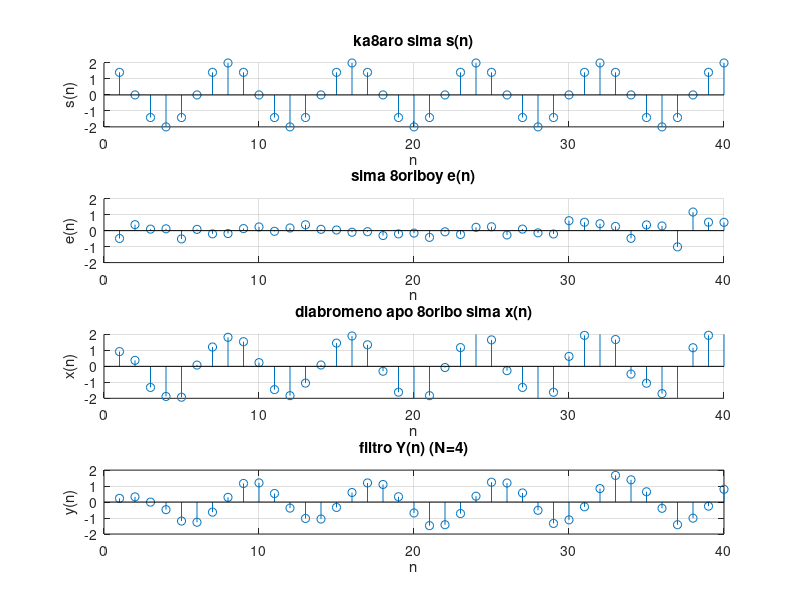
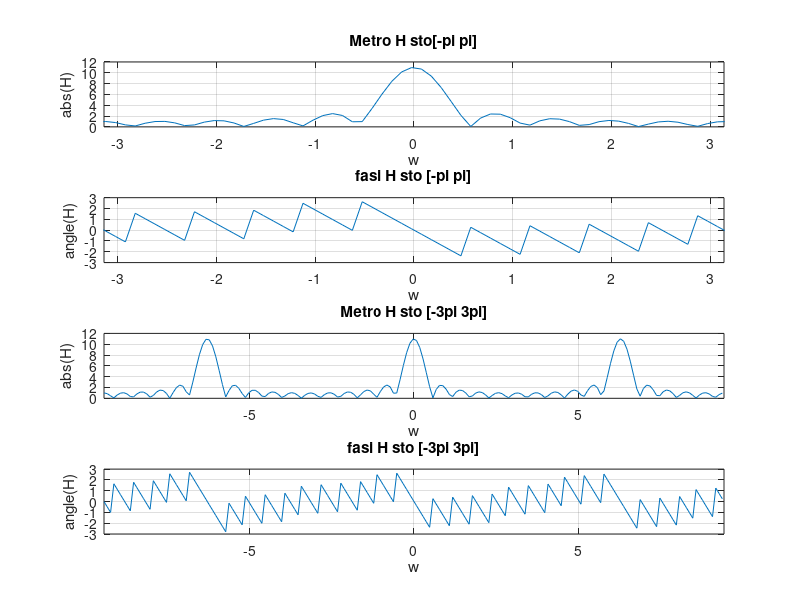

Write MATLAB code to recreate these figures, in order.
function ask1
  
  %1a
  n=0:40;
  N=4;
  
  xn = zeros(1,40);
  yn = zeros(1,40);
  sn = zeros(1,40);
  en= 0.4 * randn([1,40]);
  
  for i=1:length(n)-1
    sn(i)=2*cos(pi*i/4);
    xn(i)=sn(i)+ en(i);
  end
  
  figure(1);
  subplot(411);
  hold on;xlabel('times eisodon (n)');
  stem(sn);grid;
  xlabel("n");ylabel("s(n)");
  ylim([-2 2]);
  title('ka8aro sima s(n)');
  
  subplot(412);
  hold on;xlabel('times eisodon (n)');
  stem(en);grid;
  xlabel("n");ylabel("e(n)");
  ylim([-2 2]);
  title('sima 8oriboy e(n)');
  
  subplot(413);
  hold on;xlabel('times eisodon (n)');
  stem(xn);grid;
  xlabel("n");ylabel("x(n)");
  ylim([-2 2]);
  title('diabromeno apo 8oribo sima x(n)');
  
  for n=1:40
    for k=0:(N-1)
      if(n>k)
        yn(n)+=(1/N)*xn(n-k);
      end
    end 
  end
    
  subplot(414);
  xlabel('times eisodon (n)');
  stem(yn);grid;
  xlabel("n");ylabel("y(n)");
  ylim([-2 2]);
  title('filtro Y(n) (N=4)');
  refresh();
  saveas(gcf,"ask1a.jpg");
  
  %1b
  Nn=11;
  w = (-3*pi):0.1:(3*pi);
  H = (sin((w*Nn)/2)./sin(w/2).*exp((-j*w*(Nn-1))/2));
      
  figure(2);
  subplot(411);
  plot(w,abs(H)); grid;
  xlim([-pi pi]);
  xlabel("w");
  ylabel("abs(H)");
  title("Metro H sto[-pi pi]");
  
  subplot(412);
  plot(w,angle(H)); grid;
  xlim([-pi pi]);
  xlabel("w");
  ylabel("angle(H)");
  title("fasi H sto [-pi pi]");
  
  subplot(413);
  plot(w,abs(H)); grid;
  xlim([-3*pi 3*pi]);
  xlabel("w");
  ylabel("abs(H)");
  title("Metro H sto [-3pi 3pi]");
  refresh();
  
  subplot(414);
  plot(w,angle(H)); grid;
  xlim([-3*pi 3*pi]);
  xlabel("w");
  ylabel("angle(H)");
  title("fasi H sto [-3pi 3pi]");
  refresh();
  
  saveas(gcf,"ask1bii.jpg");
  
  
endfunction
